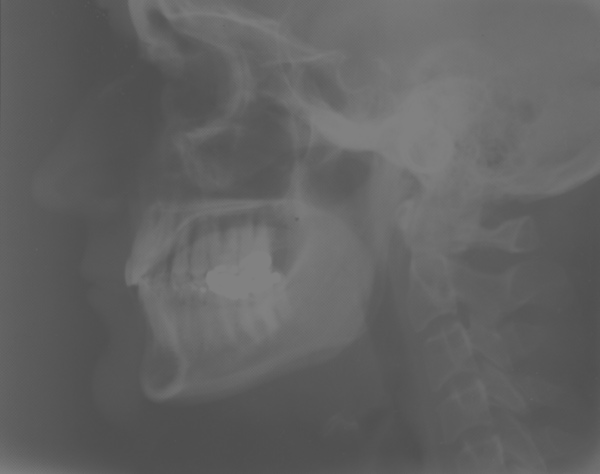
#> input picture cviceni/cv04/cv04_rentgen.bmp, 600 x 474 px
$ python task_02.py
#> lines starting #> are read from the running program, lines starting #| are printed output that depends on the picture
### cviceni/cv04/my_lib.py
# By Pytel, mothspaws
import os
import numpy as np
import matplotlib.pyplot as plt

def clear():
    """ Clear console """
    if os.name == 'nt':
        os.system('cls')
    elif os.name == 'posix':
        os.system('clear')
    #os.system('cls' if os.name == 'nt' else 'clear')

# [63 lines left out: functions intenzity_corecton, plot_imgs, fftshift, amp_spec, not called in this run]

def histogram(img) -> np.ndarray:
    """ Calculate histogram of image

    Args:
        img : image to calculate histogram

    Returns:
        hist : histogram of image
    """
    Y = img.shape[0]
    X = img.shape[1]
    hist = np.zeros([256,1])
    for y in range(Y):
        for x in range(X):
            hist[img[y][x]] +=1
    return hist

def sum_range(array, start=0, stop=0):
    return np.sum(array[start:stop])

def sumed(array) -> np.ndarray:
    ret = np.zeros(array.shape[0])
    sumed = 0
    for i in range(array.shape[0]):
        sumed += array[i]
        ret[i] = sumed
    return ret

# TODO: use P0
def ekvalise(img, q0 = 0, p0 = 0, qk = 255) -> np.ndarray:
    """ Ekvalise image

    Args:
        img : image to ekvalise
        q0 : start value
        p0 : start value
        qk : end value

    Returns:
        ekvalised : ekvalised image
    """
    Y = img.shape[0]
    X = img.shape[1]
    hist = histogram(img)
    #hist = np.histogram(img, bins=256)[0]
    sumed_values = sumed(hist)
    coef = (qk-q0)/(X*Y)
    ekvalised = np.zeros([Y,X])
    for y in range(Y):
        for x in range(X):
            ekvalised[y][x] = coef * sumed_values[img[y][x]]
    return ekvalised.astype('uint8')

### cviceni/cv04/task_02.py
# By Pytel
import os
import cv2
from my_lib import *

"""
2) Pro obrázek cv04_rentgen.bmp naprogramujte ekvalizaci histogramu
dle:

q0, p0 = 0 a qk = 255

Zobrazte původní  a  ekvalizovaný  obrázek  spolu  s příslušnými histogramy.
"""

rentgen = "cv04_rentgen.bmp"

if __name__ == '__main__':
    plt.ion()
    clear()
    plt.close('all')

    rentgen_bgr = cv2.imread(rentgen)
#> rentgen_bgr is the input picture: shape (474, 600, 3); min 78, max 129, mean 97.9
    rentgen_rgb = cv2.cvtColor(rentgen_bgr, cv2.COLOR_BGR2RGB)
    gray_rentgen = cv2.cvtColor(rentgen_rgb, cv2.COLOR_RGB2GRAY)
    ekv_rentgen = ekvalise(gray_rentgen)
#> in ekvalise, `hist = histogram(img)`: hist = 256 values, max 10811 at index 88, min 0 at index 0, mean 1110.9
#> after the loop in sumed, `for i in range(array.shape[0]):`: ret = 256 values from 0 to 284400; sumed = [284400]
#> in ekvalise, `sumed_values = sumed(hist)`: sumed_values = 256 values from 0 to 284400
#> after the loop in ekvalise, `for y in range(Y):`:
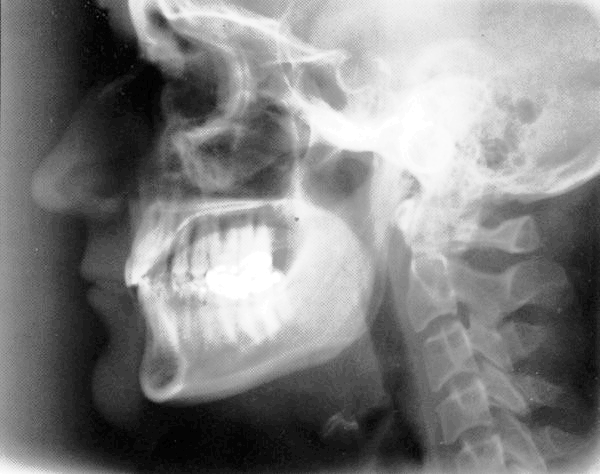
#> ekvalised: shape (474, 600) float64; min 0.199, max 255, mean 130.6

    plt.subplot(2, 2, 1)
    plt.title("Old rentgen")
    plt.imshow(rentgen_rgb)
    plt.subplot(2, 2, 2)
    plt.title("Hist of rentgen")
    hist = histogram(rentgen_rgb)
    #hist = histogram(gray_rentgen)
    #hist = histogram(gray_rentgen.astype('uint8'))
    #hist = np.histogram(rentgen_rgb, bins=256)[0]
    plt.plot(np.arange(hist.shape[0]), hist)

    plt.subplot(2, 2, 3)
    plt.title("Corrected rentgen")
    #plt.imshow(ekv_rentgen.astype('uint8'), cmap='gray')
    plt.imshow(ekv_rentgen, cmap='gray')
    plt.subplot(2, 2, 4)
    plt.title("Corrected hist of rentgen")
    hist = histogram(ekv_rentgen)
#> hist = 256 values, max 10811 at index 78, min 0 at index 1, mean 1110.9
    #hist = np.histogram(ekv_rentgen.astype('uint8'), bins=256)[0]
    plt.plot(np.arange(hist.shape[0]), hist)
    plt.show()
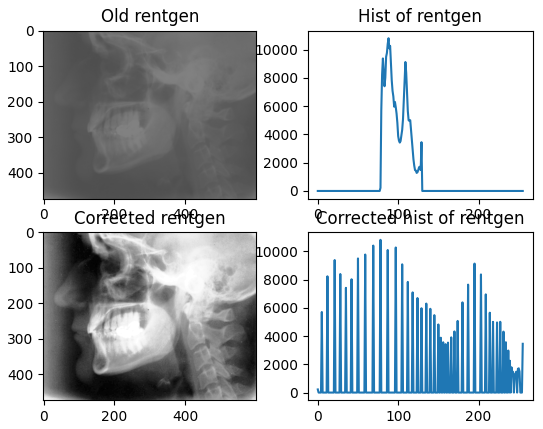
#> figure drawn by matplotlib, 4 panels; panel 2: curve peaks at x = 88, y = 10811; panel 4: curve peaks at x = 78, y = 10811
    plt.waitforbuttonpress()

# END
